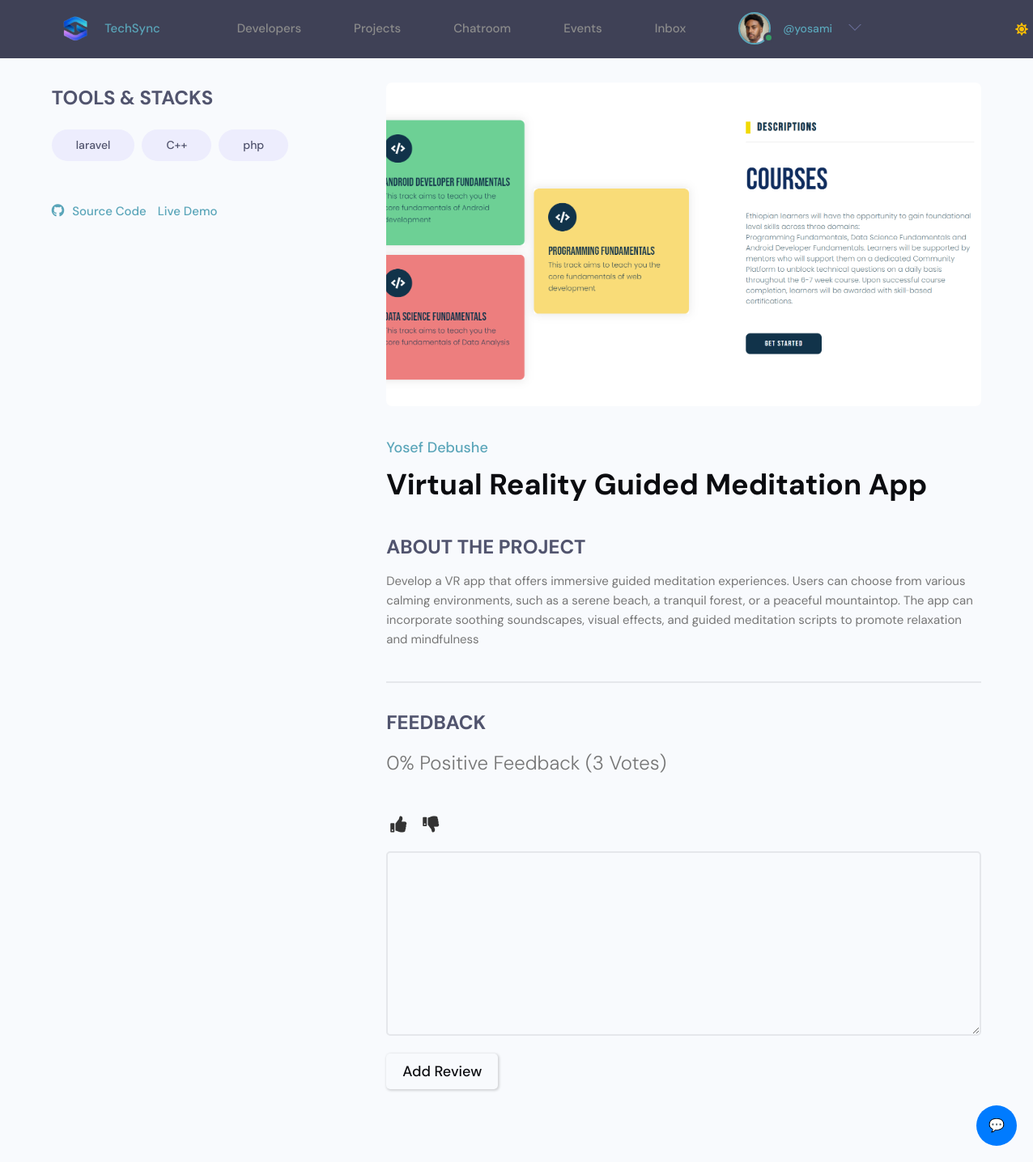
The page /projects/project_detail/c70463c7-1d41-49de-9b98-cfb18f6fd365/ (signed in) on the database its author committed.
### users/models.py (models this page shows, shortened)
class Profile(models.Model):
    id = models.UUIDField(default=uuid.uuid4, primary_key=True, unique=True, editable=False, )
    user = models.OneToOneField(User, on_delete=models.CASCADE,null=True,blank=True)
    name = models.CharField(max_length=200, blank=True,null=True)
    username = models.CharField(max_length=200, blank=True,null=True,unique=True)
    headline = models.CharField(max_length=200, blank=True,null=True)
    about = models.TextField(blank=True, null=True)
    location = models.CharField(max_length=200, blank=True,null=True)
    profile_image = models.ImageField(null=True, blank=True,upload_to='profiles', default='default_profile.png')
    github_link = models.CharField(max_length=200, blank=True,null=True)
    twitter_link = models.CharField(max_length=200, blank=True,null=True)
    linkedin_link = models.CharField(max_length=200, blank=True,null=True)
    personal_link = models.CharField(max_length=200, blank=True,null=True)
    phone_regex = RegexValidator(
    regex=r'^\+?1?\d{9,15}$',
    message="Phone number must be entered in the format: '+999999999'. Up to 15 digits allowed."
    )
    phone_number = models.CharField(validators=[phone_regex], max_length=17, blank=True)  # validators should be a list
    created_at = models.DateTimeField(auto_now_add=True)

### projects/models.py (models this page shows, shortened)
class Tag(models.Model):
    id = models.UUIDField(default=uuid.uuid4, primary_key=True, unique=True, editable=False, )
    name = models.CharField(max_length=300)
    created_at = models.DateTimeField(auto_now_add=True)

class Project(models.Model):
    id = models.UUIDField(default=uuid.uuid4, primary_key=True, unique=True, editable=False)
    owner = models.ForeignKey(Profile, on_delete=models.SET_NULL, null=True)
    title = models.CharField(max_length=100)
    description = models.TextField(null=True, blank=True)
    image = models.ImageField(null=True, blank=True, default='default.jpg', upload_to= 'project_image')
    demo_link = models.URLField(null=True, blank=True)
    source_link = models.URLField(null=True, blank=True)
    created_at = models.DateTimeField(auto_now_add=True)
    tags = models.ManyToManyField('Tag', blank=True)
    vote_count = models.IntegerField(default=0, null=True, blank=True)
    vote_ratio = models.IntegerField(default=0, null=True, blank=True)
    updated_at = models.DateTimeField(auto_now=True)
    created_at = models.DateTimeField(auto_now_add=True)
    class Meta:
        ordering = ['-created_at']

class Review(models.Model):
    VOTE_TYPE = (
        ('up', 'Up Vote'),
        ('down', 'Down Vote')
    )
    id = models.UUIDField(default=uuid.uuid4, primary_key=True, unique=True, editable=False, )
    owner = models.ForeignKey(Profile, on_delete=models.CASCADE, null=True)
    project = models.ForeignKey(Project, on_delete=models.CASCADE)
    body = models.TextField(null=True, blank=True)
    value = models.CharField(max_length=10, choices=VOTE_TYPE)
    created_at = models.DateTimeField(auto_now_add=True)

### projects/views.py (the view)
# urls.py: path('project_detail/<str:pk>/', views.project_detail, name='project_detail'),
def project_detail(request, pk):
    project = Project.objects.get(id=pk)
    tags = project.tags.all()
    if request.method == 'POST':
        form = ReviewForm(request.POST)
        if form.is_valid():
            review = form.save(commit=False)
            review.project = project
            review.owner = request.user.profile
            review.save()
            project.update_vote_count()
            return JsonResponse({'message': 'Review submitted successfully!'}, status=200)
        else:
            return JsonResponse({'errors': form.errors}, status=400)
    else:
        form = ReviewForm()
    context = {
        'project': project,
        'tags': tags,
        'form': form,
    }
    return render(request, 'projects/project_detail.html', context)

### templates/projects/project_detail.html (shortened to what this page needs)
{% extends "main/main.html" %}
{% block content %}
<main class="singleProject my-md">
    <div class="container">
        <div class="layout">
            <div class="column column--1of3">
                <h3 class="singleProject__subtitle">Tools & Stacks</h3>
                <div class="singleProject__toolStack">
                    {% for tags in project.tags.all %}
                    <span class="tag tag--pill tag--sub tag--lg">
                        <small>{{ tags.name }}</small>
                    </span>
                    {% endfor %}
                </div>
                {% if project.source_link %}
                <a class="singleProject__liveLink" href="{{ project.source_link }}" target="_blank"><i class="fab fa-github"></i>Source Code</a>
                {% endif %}
                {% if project.demo_link %}
                <a class="singleProject__liveLink" href="#" target="_blank">Live Demo
                    {% endif %}
                </a>
            </div>
            <div class="column column--2of3">
                <img class="singleProject__preview" src="{{project.image.url}}" alt="portfolio thumbnail" />
                <a href="{% url 'user-profile' project.owner.pk %}" class="singleProject__developer">{{project.owner.name}}</a>
                <h2 class="singleProject__title">{{project.title}}</h2>
                <h3 class="singleProject__subtitle">About the Project</h3>
                <div class="singleProject__info">
                    {{project.description}}
                </div>
                <div class="comments">
                    <h3 class="singleProject__subtitle">Feedback</h3>
                    {% if project.vote_count > 0 %}
                      <h5 class="project--rating">
                        {{project.vote_ratio}}% Positive Feedback ({{project.vote_count}}
                        Vote{{project.vote_count|pluralize:"s"}})
                      </h5>
                    {% endif %}
                    {% if request.user.profile.id in project.reviewers %}
                    <p>You have already submitted your review for this project</p>
                    {% elif request.user.profile == project.owner %}
                    <p>You cannot review your own work</p>
                    {% elif request.user.is_authenticated %}
                    <form class="form" action="{% url 'project_detail' project.id %}" method="POST" id="review-form">
                        <div class="form__field">
                            <div class="vote-icons">
                                <button type="button" class="upvote-btn" onclick="setVote('up')">
                                    <i class="fas fa-thumbs-up"></i>
                                </button>
                                <button type="button" class="downvote-btn" onclick="setVote('down')">
                                    <i class="fas fa-thumbs-down"></i>
                                </button>
                            </div>
                        </div>
                        <div class="form__field">
                            {{form.body}}
                        </div>
                        <input class="btn btn--sub btn--lg" type="submit" value="Add Review" />
                    </form>
                    {% else %}
                    <a href="{% url 'login' %}?next={{request.path}}">Please login to leave a review</a>
                    {% endif %}
                </div>
            </div>
        </div>
    </div>
</main>
{% endblock %}

### templates/main/navbar.html (shortened to what this page needs)
{% load static %}
<header class="header">
        <div class="container container--narrow">
                <a href="{% url 'projects'%}" class="header__logo">
                        <img src="{% static 'images/logo.png' %}" alt="Techsync Logo" />TechSync
                </a>
                <nav class="header__nav header__menu">
                        {% if request.user.is_event_organizer %}
                        <ul class="header__menu">
                            <li class="header__menuItem"><a href="{% url 'events' %}">Events</a></li>
                            {% if request.user.is_authenticated %}
                            {% comment %} <li class="header__menuItem"><a  href="{% url 'inbox' %}">Inbox</a></li>  {% endcomment %}
                            <li class="header__menuItem"><a  href="{% url 'scan-qr-code' %}">Verify QR</a></li>
                            <li class="header__menuItem"><a  href="{% url 'user-chatrooms' %}">Inbox</a></li>
                            {% else %}
                            <li class="header__menuItem"><a href="{% url 'login' %}" class="btn btn--sub">Login/Sign Up</a></li>
                            {% endif %}
                            {% if request.user.is_authenticated %}
                            {% comment %} Profile {% endcomment %}
                            <li class="header__menuItem">
                                    <div class="header__user">
                                            <a href="{% url 'organization-account'%}">
                                                <div class="avatar avatar--medium active">
                                                    <img src="{{ event_organizer.profile_image.url }}" />
                                                </div>
                                                <p> <span>@{{profile.username}}</span></p>
                                            </a>
                                            <button class="dropdown-button">
                                                <svg version="1.1" xmlns="http://www.w3.org/2000/svg" width="32" height="32" viewBox="0 0 32 32">
                                                    <title>chevron-down</title>
                                                    <path d="M16 21l-13-13h-3l16 16 16-16h-3l-13 13z"></path>
                                                </svg>
                                            </button>
                                        </div>
                                        <div class="dropdown-menu">
                                            <a href="settings.html" class="dropdown-link"
                                                ><svg version="1.1" xmlns="http://www.w3.org/2000/svg" width="32" height="32" viewBox="0 0 32 32">
                                                    <title>tools</title>
                                                    <path
                                                        d="M27.465 32c-1.211 0-2.35-0.471-3.207-1.328l-9.392-9.391c-2.369 0.898-4.898 0.951-7.355 0.15-3.274-1.074-5.869-3.67-6.943-6.942-0.879-2.682-0.734-5.45 0.419-8.004 0.135-0.299 0.408-0.512 0.731-0.572 0.32-0.051 0.654 0.045 0.887 0.277l5.394 5.395 3.586-3.586-5.394-5.395c-0.232-0.232-0.336-0.564-0.276-0.887s0.272-0.596 0.572-0.732c2.552-1.152 5.318-1.295 8.001-0.418 3.274 1.074 5.869 3.67 6.943 6.942 0.806 2.457 0.752 4.987-0.15 7.358l9.392 9.391c0.844 0.842 1.328 2.012 1.328 3.207-0 2.5-2.034 4.535-4.535 4.535zM15.101 19.102c0.26 0 0.516 0.102 0.707 0.293l9.864 9.863c0.479 0.479 1.116 0.742 1.793 0.742 1.398 0 2.535-1.137 2.535-2.535 0-0.668-0.27-1.322-0.742-1.793l-9.864-9.863c-0.294-0.295-0.376-0.74-0.204-1.119 0.943-2.090 1.061-4.357 0.341-6.555-0.863-2.631-3.034-4.801-5.665-5.666-1.713-0.561-3.468-0.609-5.145-0.164l4.986 4.988c0.391 0.391 0.391 1.023 0 1.414l-5 5c-0.188 0.188-0.441 0.293-0.707 0.293s-0.52-0.105-0.707-0.293l-4.987-4.988c-0.45 1.682-0.397 3.436 0.164 5.146 0.863 2.631 3.034 4.801 5.665 5.666 2.2 0.721 4.466 0.604 6.555-0.342 0.132-0.059 0.271-0.088 0.411-0.088z"
                                                    ></path>
                                                </svg>
                                                Settings</a
                                            >
                                            <a href="{% url 'logout' %}" class="dropdown-link"
                                                ><svg version="1.1" xmlns="http://www.w3.org/2000/svg" width="32" height="32" viewBox="0 0 32 32">
                                                    <title>sign-out</title>
                                                    <path
                                                        d="M3 0h22c0.553 0 1 0 1 0.553l-0 3.447h-2v-2h-20v28h20v-2h2l0 3.447c0 0.553-0.447 0.553-1 0.553h-22c-0.553 0-1-0.447-1-1v-30c0-0.553 0.447-1 1-1z"
                                                    ></path>
                                                    <path
                                                        d="M21.879 21.293l1.414 1.414 6.707-6.707-6.707-6.707-1.414 1.414 4.293 4.293h-14.172v2h14.172l-4.293 4.293z"
                                                    ></path>
                                                </svg>
                                                Logout</a
                                            >
                                        </div>
                            </li>
                            {% endif %}
                        </ul>
                        {% else %}
                        <ul class="header__menu">
                                <li class="header__menuItem"><a href="{% url 'profiles' %}">Developers</a></li>
                                <li class="header__menuItem"><a  href="{% url 'projects' %}">Projects</a></li>
                                <li class="header__menuItem"><a  href="{% url 'home-group'%}">Chatroom</a></li>
                                <li class="header__menuItem"><a href="{% url 'events' %}">Events</a></li>
                                {% if request.user.is_authenticated %}
                                <li class="header__menuItem"><a  href="{% url 'user-chatrooms' %}">Inbox</a></li>
                                {% else %}
                                <li class="header__menuItem"><a href="{% url 'login' %}" class="btn btn--sub">Login/Sign Up</a></li>
                                {% endif %}
                                {% if request.user.is_authenticated %}
                                <li class="header__menuItem">
                                        <div class="header__user">
                                                <a href="{% url 'user-account'%}">
                                                    <div class="avatar avatar--medium active">
                                                        <img src="{{ profile.profile_image.url }}" />
                                                    </div>
                                                    <p> <span>@{{profile.username}}</span></p>
                                                </a>
                                                <button class="dropdown-button">
                                                    <svg version="1.1" xmlns="http://www.w3.org/2000/svg" width="32" height="32" viewBox="0 0 32 32">
                                                        <title>chevron-down</title>
                                                        <path d="M16 21l-13-13h-3l16 16 16-16h-3l-13 13z"></path>
                                                    </svg>
                                                </button>
                                            </div>
                                </li>
                                {% endif %}
                        </ul>
                        {% endif %}
                </nav>
                <span id="mode-icon" class="fas fa-sun"></span>
        </div>
</header>
<link rel="stylesheet" href="{% static 'uikit/styles/modules/_variables.css' %}" id="theme-css">

### rows shown on the page
Profile: profile_image (picture), username "yosami"
Tag: name "laravel"
Tag: name "C++"
Tag: name "php"
Project: image (picture), owner.name "Yosef Debushe", title "Virtual Reality Guided Meditation App", description "Develop a VR app that offers immersive guided meditation experiences. Users can choose from various calming environments, such as a serene beach, a tranquil forest, or a peaceful mountaintop. The app can incorporate soothing soundscapes, visual effects, and guided meditation scripts to promote relaxation and mindfulness", vote_ratio "0", vote_count "3"
